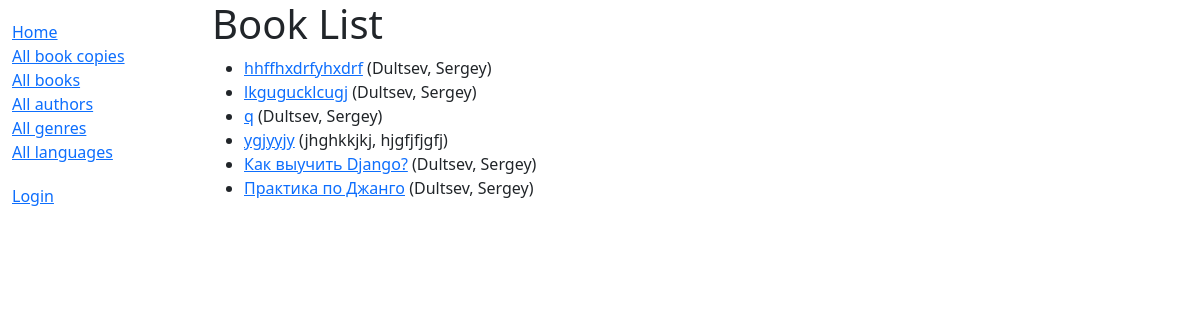
/catalog/books/, run on an earlier commit of the app's database.
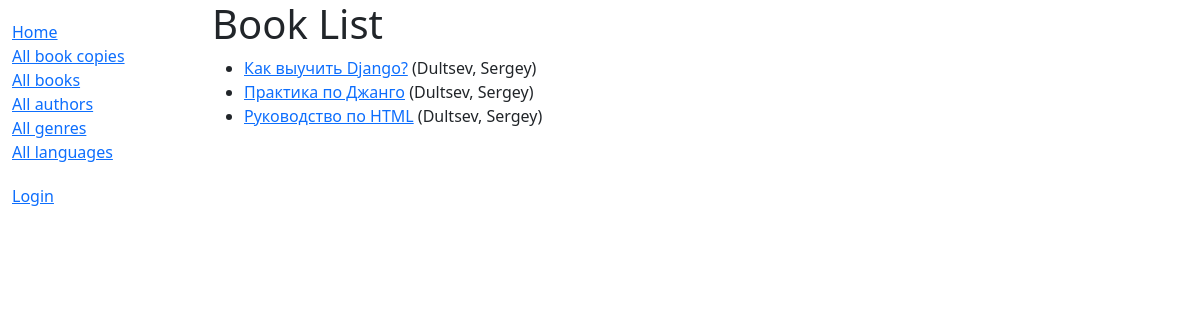
And on a later commit of the database.
### catalog/models.py (models this page shows, shortened)
class Book(models.Model):
    title = models.CharField(max_length=200)
    author = models.ForeignKey('Author', on_delete=models.RESTRICT, null=True)
    summary = models.TextField(
        max_length=1000, help_text="Enter a brief description of the book")
    isbn = models.CharField('ISBN', max_length=13,
                            unique=True,
                            help_text='13 Character <a href="https://www.isbn-international.org/content/what-isbn'
                                      '">ISBN number</a>')
    genre = models.ManyToManyField(
        Genre, help_text="Select a genre for this book")
    language = models.ForeignKey(
        'Language', on_delete=models.SET_NULL, null=True)
    class Meta:
        ordering = ['title', 'author']
    """Метод для отображения жанров книги в админке"""
    def display_genre(self):
        return ', '.join([genre.name for genre in self.genre.all()[:3]])
    display_genre.short_description = 'Genre'
    """Метод для получения абсолютного URL для детальной страницы книги"""
    def get_absolute_url(self):
        return reverse('book-detail', args=[str(self.id)])

class Author(models.Model):
    first_name = models.CharField(max_length=100)
    last_name = models.CharField(max_length=100)
    date_of_birth = models.DateField(null=True, blank=True)
    date_of_death = models.DateField('died', null=True, blank=True)
    class Meta:
        ordering = ['last_name', 'first_name']
    """Метод для получения абсолютного URL для детальной страницы автора"""
    def __str__(self):
        return f'{self.last_name}, {self.first_name}'

### catalog/views.py (the view)
# urls.py: path('books/', views.BookListView.as_view(), name='books'),
class BookListView(generic.ListView):
    model = Book
    paginate_by = 10

### catalog/templates/catalog/book_list.html
{% extends "base_generic.html" %}
{% block content %}
  <h1>Book List</h1>
  {% if book_list %}
    <ul>
      {% for book in book_list %}
      <li>
        <a href="{{ book.get_absolute_url }}">{{ book.title }}</a>
        ({{book.author}})
      </li>
      {% endfor %}
    </ul>
  {% else %}
    <p>There are no books in the library.</p>
  {% endif %}
{% endblock %}

What changed in the data, as far as the page shows it:
removed Book: title "hhffhxdrfyhxdrf", author "Dultsev, Sergey"
removed Book: title "lkgugucklcugj", author "Dultsev, Sergey"
removed Book: title "q", author "Dultsev, Sergey"
removed Book: title "ygjyyjy", author "jhghkkjkj, hjgfjfjgfj"
added Book: title "Руководство по HTML", author "Dultsev, Sergey"
